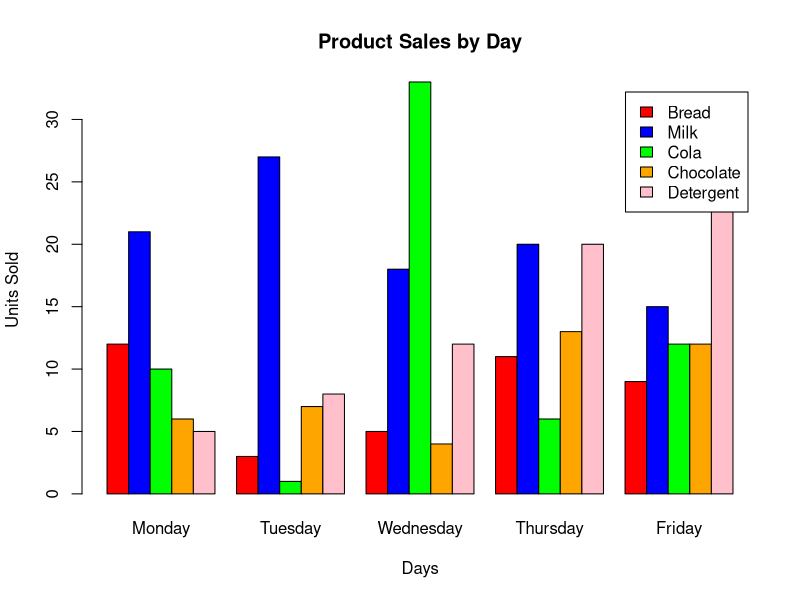

Write the R code that produced this figure.
# Create five numeric vectors
bread <- c(12, 3, 5, 11, 9)
milk <- c(21, 27, 18, 20, 15)
cola <- c(10, 1, 33, 6, 12)
chocolate <- c(6, 7, 4, 13, 12)
detergent <- c(5, 8, 12, 20, 23)

# Create a data frame
sales <- data.frame(
  Bread = bread,
  Milk = milk,
  Cola = cola,
  Chocolate = chocolate,
  Detergent = detergent
)

print(sales)

# Visualize the data
barplot(t(as.matrix(sales)),
        beside = TRUE,
        col = c("red", "blue", "green", "orange", "pink"),
        main = "Product Sales by Day",
        xlab = "Days",
        ylab = "Units Sold",
        names.arg = c("Monday", "Tuesday", "Wednesday",
                      "Thursday", "Friday"),
        legend.text = colnames(sales))
